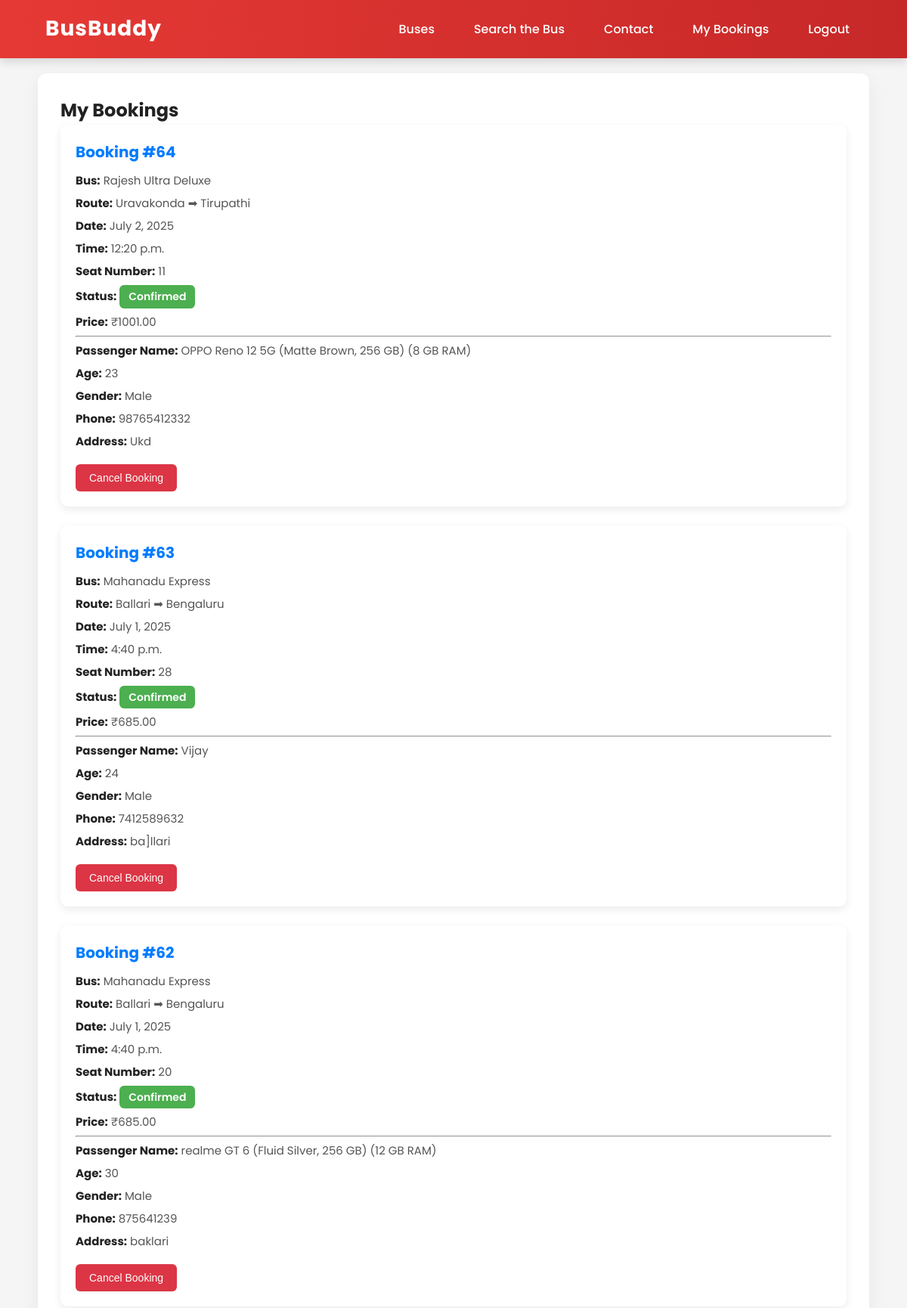
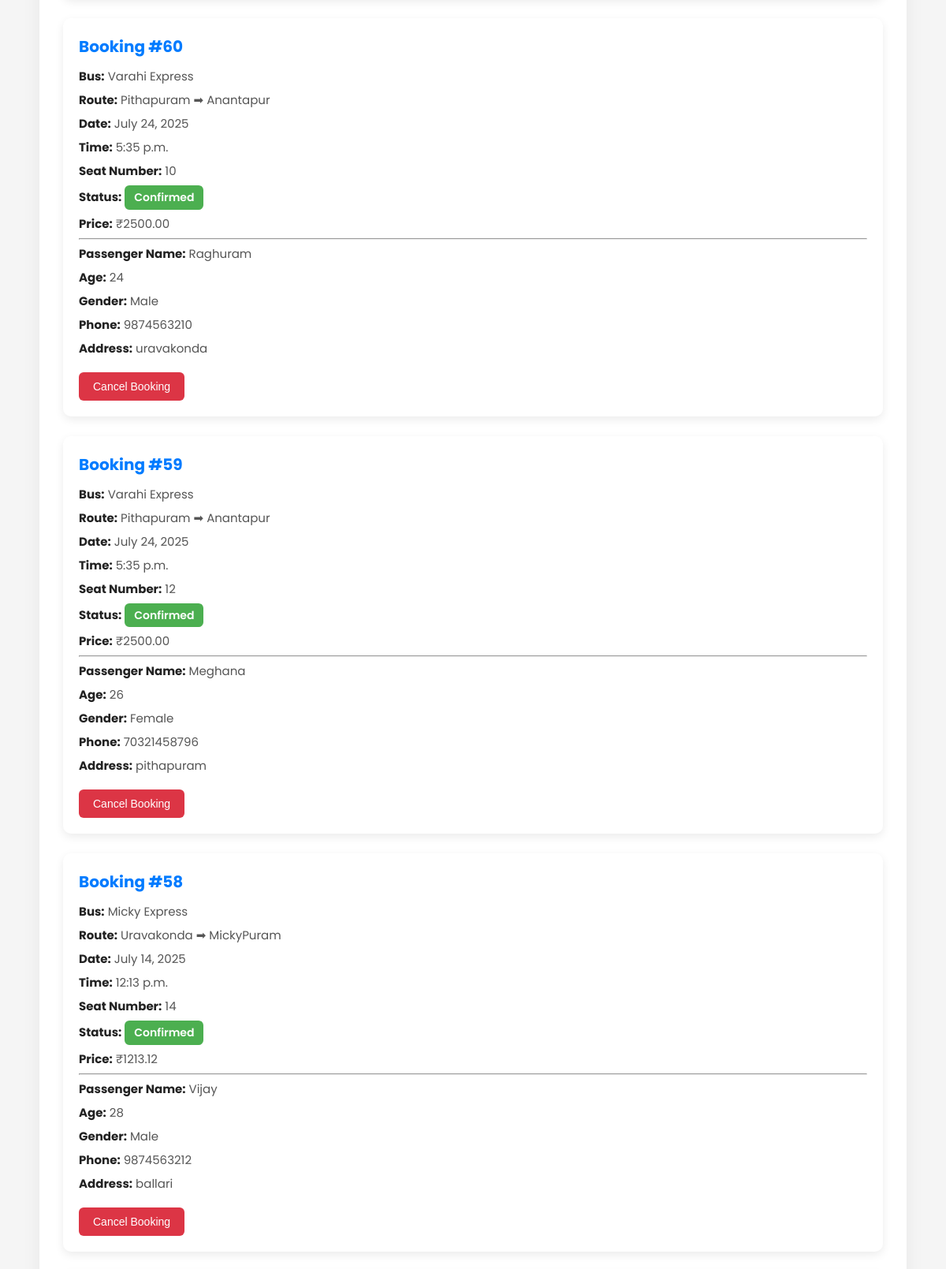
/my-bookings/ (signed in, upper part), run on the app's committed database (2 pictures, top to bottom).
### myapp/models.py (models this page shows, shortened)
class Booking(models.Model):
    STATUS_CHOICES = (
        ('Pending','Pending'),
        ('Confirmed','Confirmed'),
        ('Cancelled','Cancelled')
    )
    user = models.ForeignKey(User,on_delete=models.CASCADE)
    bus = models.ForeignKey(Bus,on_delete=models.CASCADE)
    seat = models.ForeignKey(Seat,on_delete=models.CASCADE)
    booked_at = models.DateTimeField( auto_now_add=True)
    status = models.CharField(max_length=20,choices=STATUS_CHOICES,default='Pending')

class Bus(models.Model):
    name = models.CharField(max_length=100)
    source = models.CharField(max_length=100)
    destination = models.CharField( max_length=100)
    date = models.DateField()
    time = models.TimeField()
    total_seats = models.IntegerField(default=60)
    price = models.DecimalField(max_digits=6,decimal_places=2,default=0.00)

class Seat(models.Model):
    bus = models.ForeignKey(Bus,on_delete=models.CASCADE)
    number = models.CharField(max_length=8)
    is_booked = models.BooleanField(default=False)

class PassengerDetails(models.Model):
    STATUS_CHOICES = (
        ('Male', 'Male'),
        ('Female', 'Female'),
        ('Other', 'Other')
    )
    user = models.ForeignKey(User, on_delete=models.CASCADE)
    bus = models.ForeignKey(Bus, on_delete=models.CASCADE)
    seat = models.ForeignKey(Seat, on_delete=models.CASCADE)
    name = models.CharField(max_length=100)
    phone = models.CharField(max_length=15)
    address = models.TextField()
    age = models.PositiveIntegerField()
    gender = models.CharField(max_length=10, choices=STATUS_CHOICES)
    class Meta:
        unique_together = ('user', 'bus', 'seat')

### myapp/views.py (the view)
# urls.py: path('my-bookings/',views.mybookings_view,name='mybookings'),
@login_required
def mybookings_view(request):
    user = request.user
    mybookings = Booking.objects.filter(user=user).order_by('-booked_at')
    passenger_map = {}
    for booking in mybookings:
        try:
            passenger = PassengerDetails.objects.get(
                user=user,
                bus=booking.bus,
                seat=booking.seat
            )
            passenger_map[booking.id] = passenger
        except PassengerDetails.DoesNotExist:
            passenger_map[booking.id] = None
    return render(request, 'mybookings.html', {
        'mybookings': mybookings,
        'passengers': passenger_map  # Pass as dict
    })

### myapp/templatetags/custom_filters.py (called while the page is built)
@register.filter
def dict_get(d, key):
    return d.get(key)

### templates/mybookings.html (shortened to what this page needs)
{% extends "base.html" %}
{% load static %}
{% load custom_filters %}
{% block content %}
<link rel="stylesheet" href="{% static 'css/mybookings.css' %}">
<h2 class="mybookings-title">My Bookings</h2>
{% if mybookings %}
<ul class="booking-list">
  {% for booking in mybookings %}
    <li class="booking-item">
      <h3>Booking #{{ booking.id }}</h3>
      <p><strong>Bus:</strong> {{ booking.bus.name }}</p>
      <p><strong>Route:</strong> {{ booking.bus.source }} ➡ {{ booking.bus.destination }}</p>
      <p><strong>Date:</strong> {{ booking.bus.date }}</p>
      <p><strong>Time:</strong> {{ booking.bus.time }}</p>
      <p><strong>Seat Number:</strong> {{ booking.seat.number }}</p>
      <p><strong>Status:</strong>
        <span class="status {{ booking.status|lower }}">{{ booking.status }}</span>
      </p>
      <p><strong>Price:</strong> ₹{{ booking.bus.price }}</p>
      {% with passenger=passengers|dict_get:booking.id %}
        {% if passenger %}
          <hr>
          <p><strong>Passenger Name:</strong> {{ passenger.name }}</p>
          <p><strong>Age:</strong> {{ passenger.age }}</p>
          <p><strong>Gender:</strong> {{ passenger.gender }}</p>
          <p><strong>Phone:</strong> {{ passenger.phone }}</p>
          <p><strong>Address:</strong> {{ passenger.address }}</p>
        {% endif %}
      {% endwith %}
      {% if booking.status != 'Cancelled' %}
        <form method="post" action="{% url 'cancel_booking' booking.id %}">
          <button type="submit" class="cancel-btn">Cancel Booking</button>
        </form>
      {% endif %}
    </li>
  {% endfor %}
</ul>
{% else %}
  <p class="no-bookings">You don't have any bookings yet.</p>
{% endif %}
{% endblock content %}

### static/css/base.css (style rules this page uses)
* { margin: 0; padding: 0; box-sizing: border-box; }
body { font-family: 'Poppins', sans-serif; background-color: #f5f5f5; color: #212121; line-height: 1.6; min-height: 100vh; display: flex; flex-direction: column; }
a, button { transition: all 0.3s ease; }

### static/css/mybookings.css (style rules this page uses)
.booking-list { list-style: none; padding: 0; margin: 0; }
.booking-item { background-color: #ffffff; border-radius: 10px; padding: 20px; margin-bottom: 25px; box-shadow: 0 4px 12px rgba(0, 0, 0, 0.08); transition: transform 0.2s ease-in-out, box-shadow 0.2s ease-in-out; animation: fadeInUp 0.4s ease; }
.booking-item h3 { margin: 0 0 10px; font-size: 20px; color: #007bff; }
.booking-item p { margin: 6px 0; font-size: 15px; color: #555; }
.booking-item p strong { color: #222; }
.status { font-weight: 600; padding: 4px 12px; border-radius: 6px; font-size: 14px; display: inline-block; animation: pulse 0.6s ease; }
.status.confirmed { background-color: #4caf50; color: white; }
button { margin-top: 12px; padding: 10px 18px; font-size: 14px; background-color: #dc3545; color: white; border: none; border-radius: 6px; cursor: pointer; transition: background-color 0.3s ease; }

### data on the page
Booking: id "64", bus.name "Rajesh Ultra Deluxe", bus.source "Uravakonda", bus.destination "Tirupathi", bus "July 2, 2025", bus.time "12:20 p.m.", seat.number "11", status "Confirmed", bus.price "1001.00", shows "Cancel Booking"
PassengerDetails: name "OPPO Reno 12 5G (Matte Brown, 256 GB) (8 GB RAM)", age "23", gender "Male", phone "98765412332", address "Ukd"
Booking: id "63", bus.name "Mahanadu Express", bus.source "Ballari", bus.destination "Bengaluru", bus "July 1, 2025", bus.time "4:40 p.m.", seat.number "28", status "Confirmed", bus.price "685.00", shows "Cancel Booking"
PassengerDetails: name "Vijay", age "24", gender "Male", phone "7412589632", address "ba]llari"
Booking: id "62", bus.name "Mahanadu Express", bus.source "Ballari", bus.destination "Bengaluru", bus "July 1, 2025", bus.time "4:40 p.m.", seat.number "20", status "Confirmed", bus.price "685.00", shows "Cancel Booking"
PassengerDetails: name "realme GT 6 (Fluid Silver, 256 GB) (12 GB RAM)", age "30", gender "Male", phone "875641239", address "baklari"
Booking: id "60", bus.name "Varahi Express", bus.source "Pithapuram", bus.destination "Anantapur", bus "July 24, 2025", bus.time "5:35 p.m.", seat.number "10", status "Confirmed", bus.price "2500.00", shows "Cancel Booking"
PassengerDetails: name "Raghuram", age "24", gender "Male", phone "9874563210", address "uravakonda"
Booking: id "59", bus.name "Varahi Express", bus.source "Pithapuram", bus.destination "Anantapur", bus "July 24, 2025", bus.time "5:35 p.m.", seat.number "12", status "Confirmed", bus.price "2500.00", shows "Cancel Booking"
PassengerDetails: name "Meghana", age "26", gender "Female", phone "70321458796", address "pithapuram"
Booking: id "58", bus.name "Micky Express", bus.source "Uravakonda", bus.destination "MickyPuram", bus "July 14, 2025", bus.time "12:13 p.m.", seat.number "14", status "Confirmed", bus.price "1213.12", shows "Cancel Booking"
PassengerDetails: name "Vijay", age "28", gender "Male", phone "9874563212", address "ballari"
